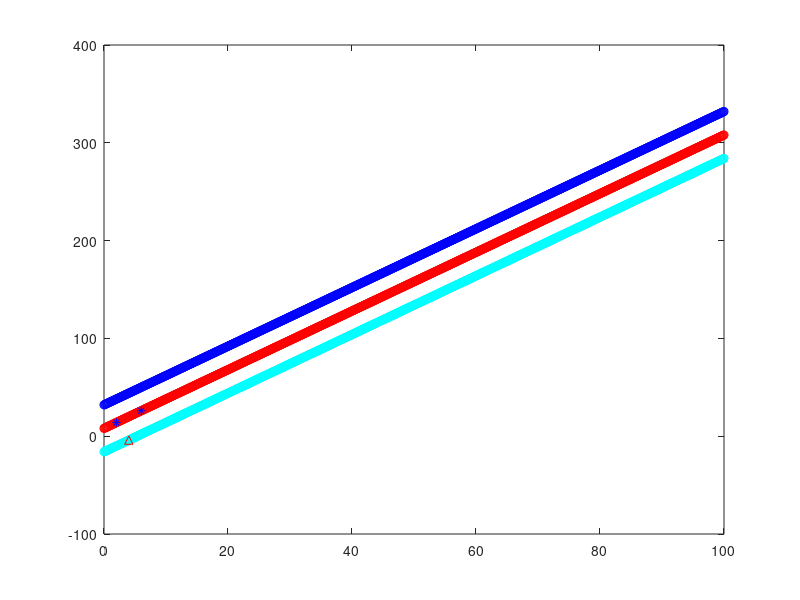

Here is the MATLAB script that generated this plot: (Note: this script raises an error after producing the figure.)
% function [m] = implement_ransac_eas(x, y, s, T, p)
% x and y are the data set to build a linear model from
% s is the smallest number of points required for each individual model (2)
% N is the number of iterations required, calculated from P?
% p is the probability hat we have chosen N samples and not all of them 
% are contaminated. there is at least one inliar in our data

%% Create the synthetic Data %%
% Set the fake data
m = 3;
b = 8;

X = linspace(0, 100, 1000);
y = m*X + b;


% data_unshuffled = [X y];
% 
% shuffled = data_unshuffled(randperm(size(data_unshuffled,1)),:);
% 
% X_shuff = shuffled(:,1:end-1);
% y_shuff = shuffled(:,end);
% 
% % Split the Data into training (80%) and test (20%) data
% train_size = round(0.8*size(X_shuff,1));
% train_x = X_shuff(1:train_size, :);
% train_y = y_shuff(1:train_size, :);
% test_x = X_shuff(train_size+1:end, :);
% test_y = y_shuff(train_size+1:end, :);

%% Plot the data to visualize it
figure
plot(X, y, 'ro')
hold on
plot(X, 3*X+32, 'bo')
plot(X, 3*X-16, 'co')

%% Implement RANSAC %%
% Distance to point
x1 = 2;
x2 = 6;
plot(x1, x1*3+8, 'b*')
plot(x2, x2*3+8, 'b*')
plot(4, 4*3-16, 'r^')

v1 = [x1, x1*3+8];
v2 = [x2, x2*3+8];
pt = [4,4*3-16];

distance = point_to_line_dist(pt, v1, v2);


